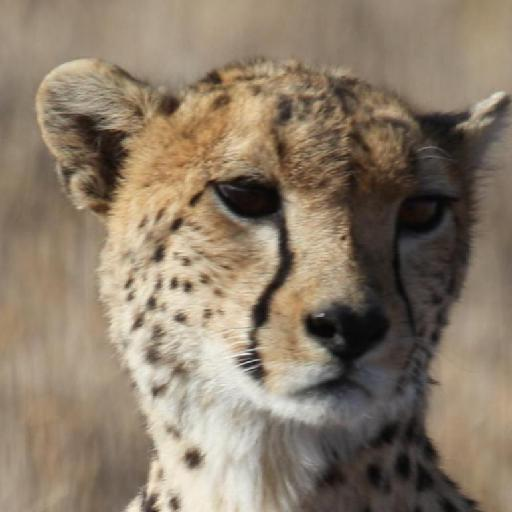
#> input picture src/imgUpload/948.jpg, 512 x 512 px, found by its file name
$ python hsvsimilarity.py
#> lines starting #> are read from the running program, lines starting #| are printed output that depends on the picture
import cv2
import numpy as np
import math
import matplotlib.pyplot as plt
np.seterr(divide='ignore', invalid='ignore')

def imgToMatrix(path):
#> called with path = 'test/948.jpg'
    im = cv2.imread(path)
#> im is the input picture: shape (512, 512, 3); mean B, G, R 105.2, 123.5, 138.6
    arr = np.array(im,dtype='float')
    arr = np.flip(arr,2)
    n_horizontal, n_vertical, n_elmt = arr.shape
#> n_horizontal = 512; n_vertical = 512; n_elmt = 3

    return arr[0 : n_horizontal - (n_horizontal%3) , 0 : n_vertical - (n_vertical%3), :] # crop photo so that it can be divided to three
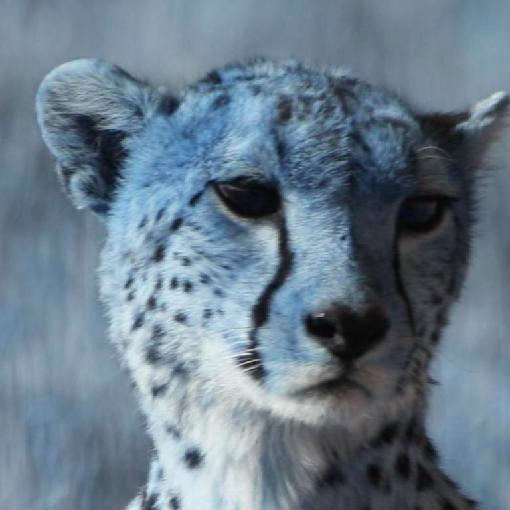
#> returned value: shape (510, 510, 3) float64; mean of channels 0, 1, 2 138.7, 123.5, 105.1; drawn as B, G, R

def matrixRGBtoHSV(rgb_matrix):
    # Normalize the RGB values to the range [0, 1]
    rgb_matrix = rgb_matrix / 255.0

    r, g, b = rgb_matrix[:,:, 0], rgb_matrix[:,:, 1], rgb_matrix[:,:, 2]
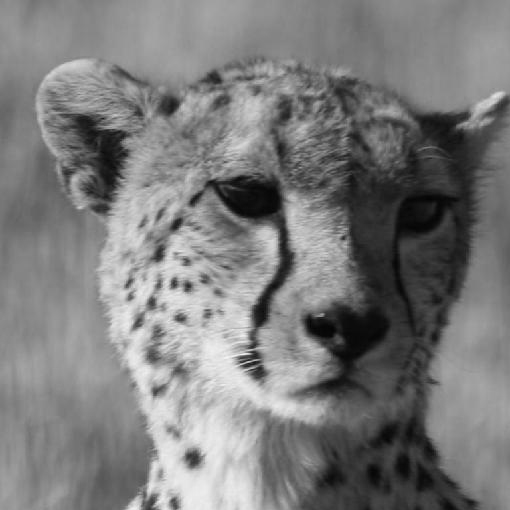
#> g: shape (510, 510) float64; min 0.0157, max 0.957, mean 0.484
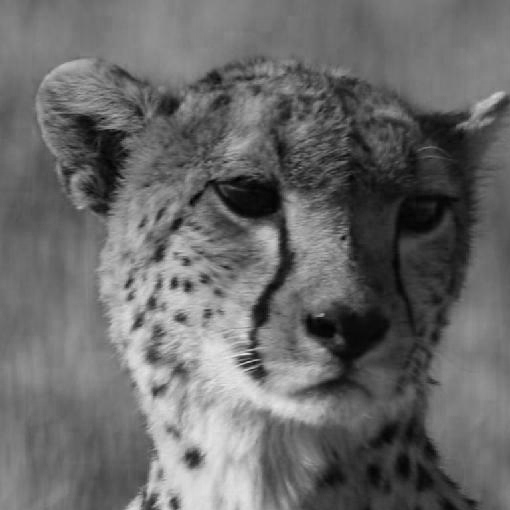
#> b: shape (510, 510) float64; min 0.00392, max 0.914, mean 0.412
    cmax = np.max(rgb_matrix, axis=-1)
    cmin = np.min(rgb_matrix, axis=-1)
    delta = cmax - cmin
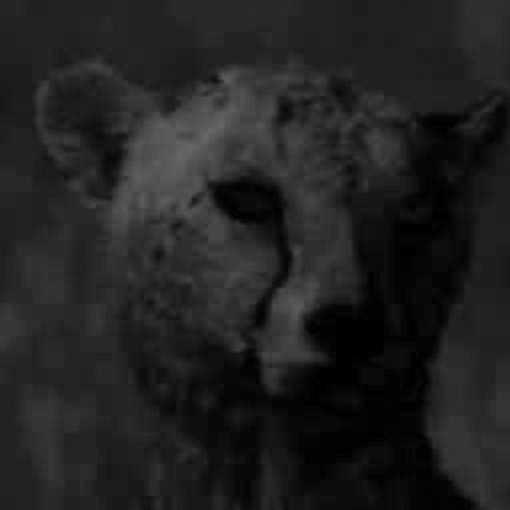
#> delta: shape (510, 510) float64; min 0, max 0.416, mean 0.132

    h = np.where(np.isclose(delta,0),0,np.where(np.isclose(cmax, r), 60 * (((g - b) / delta) % 6),
                     np.where(np.isclose(cmax, g), 60 * (((b - r) / delta) + 2),
                              np.where(np.isclose(cmax,b) ,60*(((r-g)/delta)+4) , 0 ))))
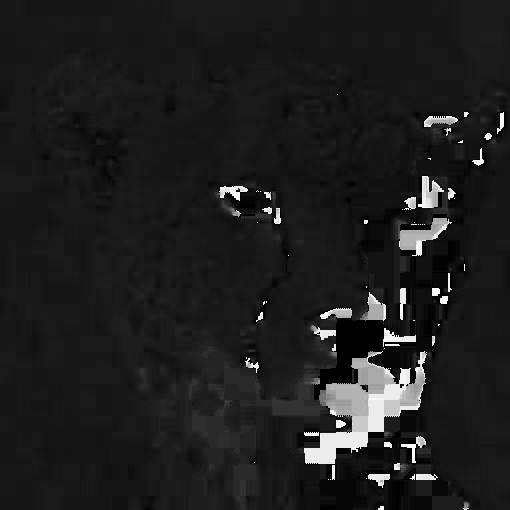
#> h: shape (510, 510) float64; min 0, max 356.2, mean 43; drawn with min black and max white
    s = np.where(np.isclose(cmax, 0.0), 0.0, delta / cmax)
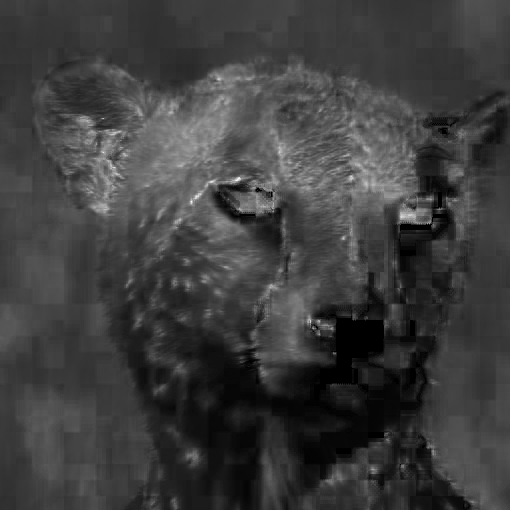
#> s: shape (510, 510) float64; min 0, max 0.981, mean 0.244
    v = cmax
    hsv_matrix = np.dstack((h, s, v))
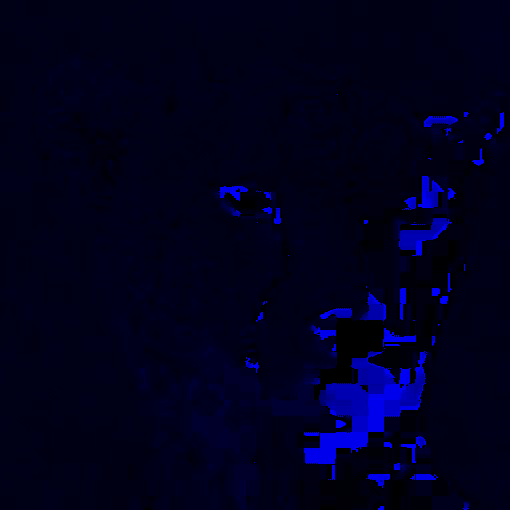
#> hsv_matrix: shape (510, 510, 3) float64; mean of channels 0, 1, 2 43, 0.2, 0.5; drawn with min black and max white
    return hsv_matrix

def hsvToVector(arr):
    image_vector = arr.reshape(1, -1, 3)
    a,n,c = image_vector.shape
#> a = 1; n = 260100; c = 3
    hasil = []
    b = round(n/9)
#> b = 28900
    for i in range(0,n,b):
        h = image_vector[0, i:(i+b), 0]
        s = image_vector[0, i:(i+b), 1]
        v = image_vector[0, i:(i+b), 2]

        bin_h = np.histogram(h,bins=[0,26,41,121,191,271,296,316,360])
        bin_s = np.histogram(s,bins = [0,0.2,0.7,1])
        bin_v = np.histogram(v,bins = [0,0.2,0.7,1])
        vector = np.concatenate([bin_h[0], bin_s[0], bin_v[0]], axis=0)
        hasil.append(vector)
#> this loop made 9 passes
#> (bin_s, bin_v) on passes 2 to 9: (([4356, 24539, 5], [0, 0.2, 0.7, 1]), ([22, 25607, 3271], [0, 0.2, 0.7, 1])), (([3140, 25717, 43], [0, 0.2, 0.7, 1]), ([2785, 21446, 4669], [0, 0.2, 0.7, 1])), (([2872, 25891, 137], [0, 0.2, 0.7, 1]), ([5626, 18397, 4877], [0, 0.2, 0.7, 1])), (([4988, 23911, 1], [0, 0.2, 0.7, 1]), ([3396, 17230, 8274], [0, 0.2, 0.7, 1])), (([11122, 17773, 5], [0, 0.2, 0.7, 1]), ([4244, 16070, 8586], [0, 0.2, 0.7, 1])), (([14707, 14193, 0], [0, 0.2, 0.7, 1]), ([1787, 19019, 8094], [0, 0.2, 0.7, 1])), (([15184, 13716, 0], [0, 0.2, 0.7, 1]), ([1283, 21042, 6575], [0, 0.2, 0.7, 1])), (([13716, 15184, 0], [0, 0.2, 0.7, 1]), ([2511, 20788, 5601], [0, 0.2, 0.7, 1]))
#> (bin_s, bin_v, vector) on pass 1: (([2187, 26713, 0], [0, 0.2, 0.7, 1]), ([0, 28757, 143], [0, 0.2, 0.7, 1]), [8, 28888, 4, 0, 0, 0, 0, 0, 2187, 26713, 0, 0, 28757, 143])
#> after the loop, hasil = 9 items
    return hasil


def cosineSimilarity(vector1,vector2):
    sum = 0.0
    for i in range(9):
        sum += np.dot(vector1[i], vector2[i]) / (np.linalg.norm(vector1[i]) * np.linalg.norm(vector2[i]))
    return sum/9


def readFolder():
    pass

arr = imgToMatrix('test/948.jpg') # yang dicari
arr = matrixRGBtoHSV(arr)
arr = hsvToVector(arr)
#> arr = 9 items


arr2 = imgToMatrix('test/953.jpg')
#> (the run stopped early here; a loop or call above may not have finished)

$ run again, with src/server/imgDataset/0.jpg copied over src/imgUpload/948.jpg
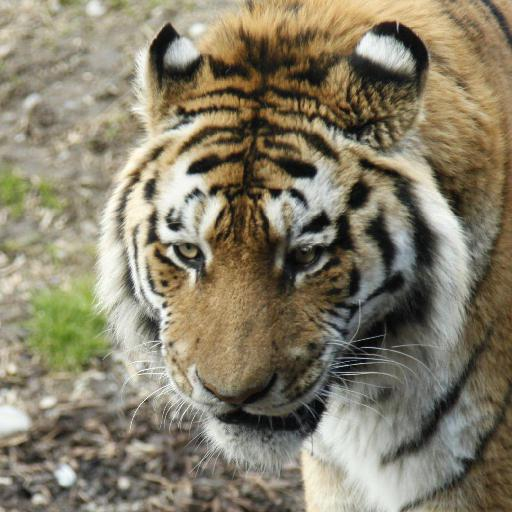
#> input picture src/server/imgDataset/0.jpg, 512 x 512 px, found by its file name
#> in imgToMatrix, im is the input picture: shape (512, 512, 3); mean B, G, R 105.7, 126.8, 134.5
#> in matrixRGBtoHSV, `s = np.where(np.isclose(cmax, 0.0), 0.0, delta / cmax)`:
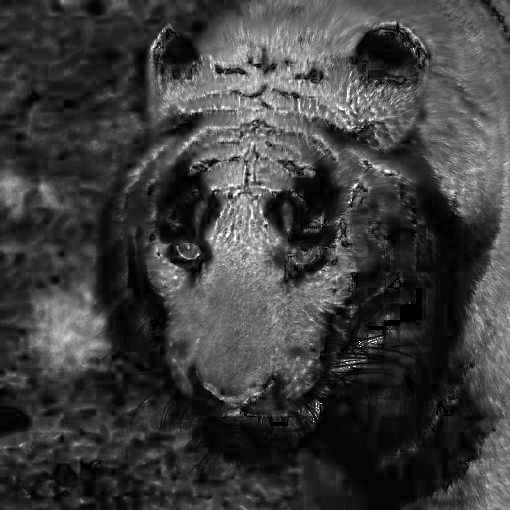
#> s: shape (510, 510) float64; min 0, max 1, mean 0.244
#> in matrixRGBtoHSV, `hsv_matrix = np.dstack((h, s, v))`:
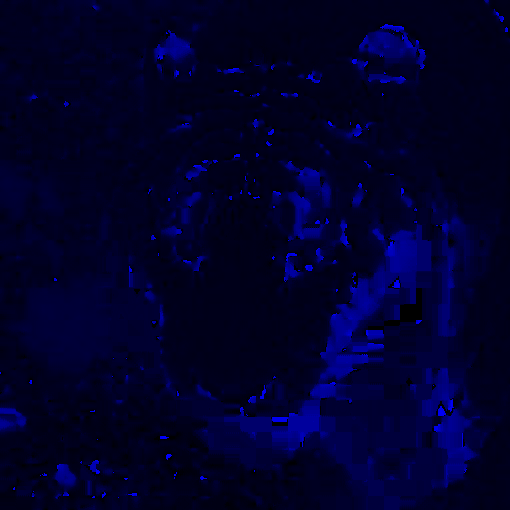
#> hsv_matrix: shape (510, 510, 3) float64; mean of channels 0, 1, 2 60.3, 0.2, 0.5; drawn with min black and max white
#> the loop in hsvToVector, `for i in range(0,n,b):` made 9 passes
#> (bin_s, bin_v) on passes 1 to 5: (([11337, 17363, 200], [0, 0.2, 0.7, 1]), ([1234, 13827, 13839], [0, 0.2, 0.7, 1])), (([9601, 18299, 1000], [0, 0.2, 0.7, 1]), ([4098, 20453, 4349], [0, 0.2, 0.7, 1])), (([8980, 19466, 454], [0, 0.2, 0.7, 1]), ([2581, 20135, 6184], [0, 0.2, 0.7, 1])), (([14490, 13890, 520], [0, 0.2, 0.7, 1]), ([2719, 17471, 8710], [0, 0.2, 0.7, 1])), (([16599, 11809, 492], [0, 0.2, 0.7, 1]), ([3932, 17818, 7150], [0, 0.2, 0.7, 1]))
#> after the loop in hsvToVector, `for i in range(0,n,b):`: hasil = 9 items

$ run again, with src/server/imgDataset/1.jpg copied over src/imgUpload/948.jpg
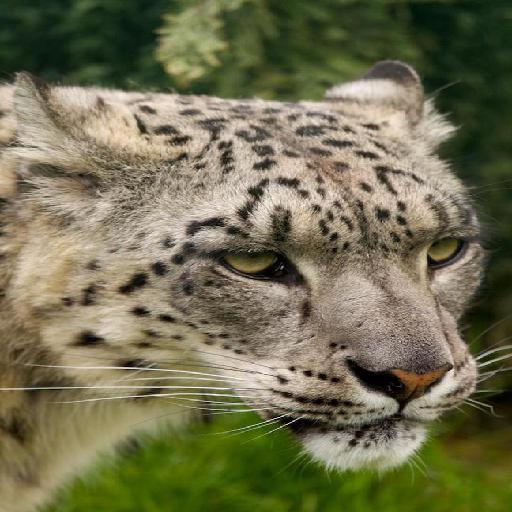
#> input picture src/server/imgDataset/1.jpg, 512 x 512 px, found by its file name
#> in imgToMatrix, im is the input picture: shape (512, 512, 3); mean B, G, R 80.9, 111, 113.6
#> in matrixRGBtoHSV, `s = np.where(np.isclose(cmax, 0.0), 0.0, delta / cmax)`:
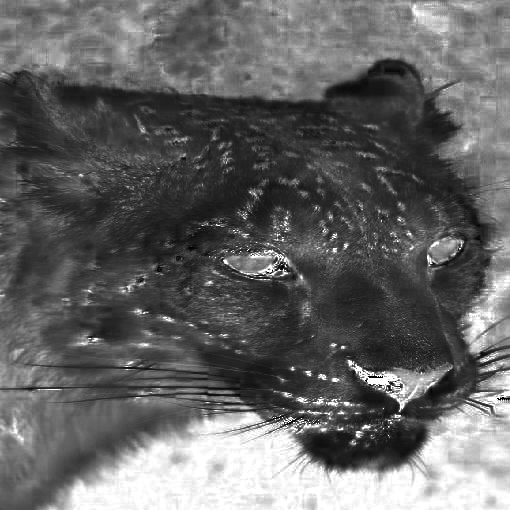
#> s: shape (510, 510) float64; min 0, max 1, mean 0.396
#> in matrixRGBtoHSV, `hsv_matrix = np.dstack((h, s, v))`:
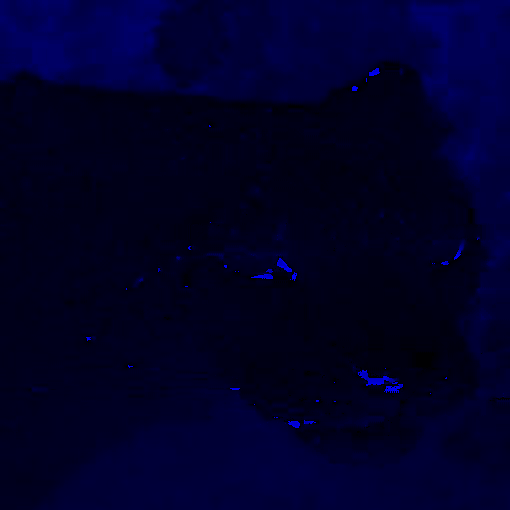
#> hsv_matrix: shape (510, 510, 3) float64; mean of channels 0, 1, 2 55.6, 0.4, 0.5; drawn with min black and max white
#> the loop in hsvToVector, `for i in range(0,n,b):` made 9 passes
#> (bin_s, bin_v) on passes 1 to 5: (([0, 27893, 1007], [0, 0.2, 0.7, 1]), ([12574, 16302, 24], [0, 0.2, 0.7, 1])), (([8046, 20790, 64], [0, 0.2, 0.7, 1]), ([6338, 16591, 5971], [0, 0.2, 0.7, 1])), (([12771, 16027, 102], [0, 0.2, 0.7, 1]), ([2616, 14521, 11763], [0, 0.2, 0.7, 1])), (([13679, 15148, 73], [0, 0.2, 0.7, 1]), ([1548, 17187, 10165], [0, 0.2, 0.7, 1])), (([7287, 20776, 837], [0, 0.2, 0.7, 1]), ([3955, 18411, 6534], [0, 0.2, 0.7, 1]))
#> after the loop in hsvToVector, `for i in range(0,n,b):`: hasil = 9 items
